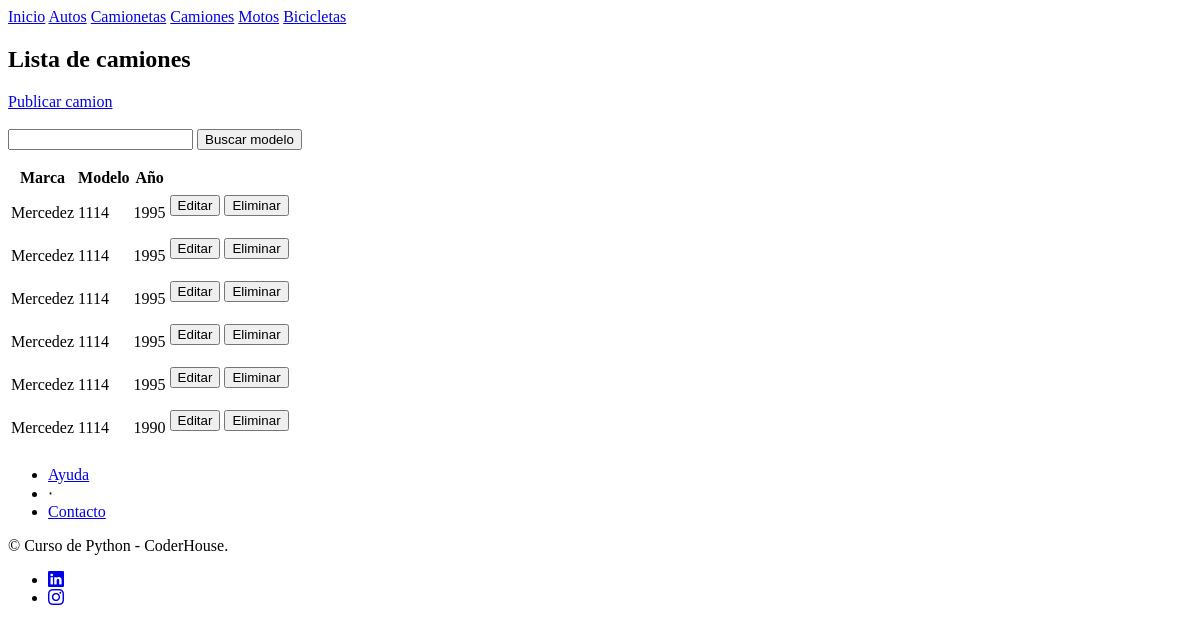
Before: /listados/lista_camiones/ with the older database file.
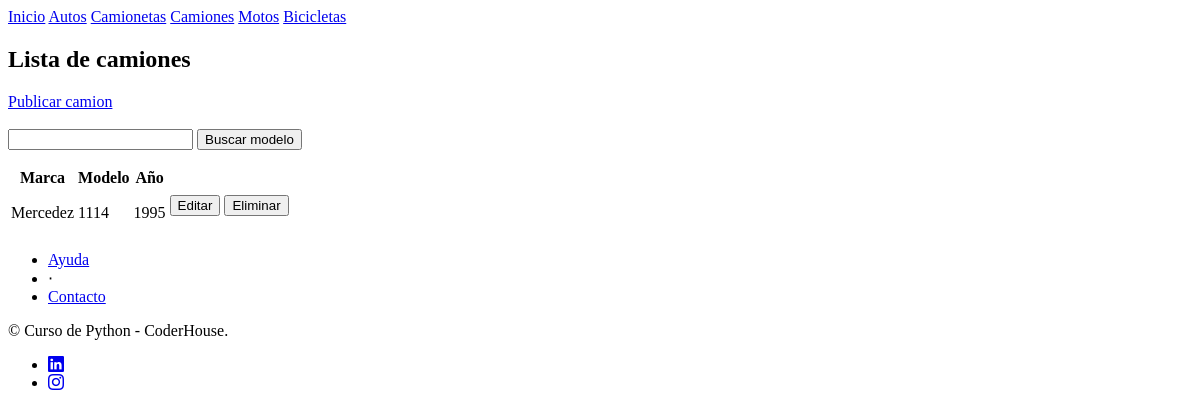
After: the same page with the newer database file.
### app_preentrega/models.py (models this page shows, shortened)
class Camiones (models.Model):
    marca = models.CharField(max_length=50)
    modelo = models.CharField(max_length=50)
    ano =models.CharField(max_length=4)
    color = models.CharField(max_length=15)
    equipamiento = models.CharField(max_length=100)
    descripcion = models.CharField(max_length=200)

### app_preentrega/views.py (the view)
# urls.py: path('lista_camiones/', lista_camiones, name="camiones"),
def lista_camiones(request): #esto renderiza una lista con el contexto que se le pase
    contexto = {
        "Camiones" : Camiones.objects.all()
    }
    http_response = render(
        request = request,
        template_name = 'pre_entrega/lista_camiones.html',
        context = contexto,
    )
    return http_response

### app_preentrega/templates/pre_entrega/lista_camiones.html (shortened to what this page needs)
{% extends "pre_entrega/base.html" %}
{% block contenido%}
<section>
    <div>
        <h1>Lista de camiones</h1>
        <a class="navbar-brand" href="{% url 'subir_camiones' %}"> Publicar camion </a>
        <br><br>
        <form action="{% url 'buscar_camiones' %}" method="POST">
            <input type="text" name="busqueda">
            <input type="submit" value="Buscar modelo">
        </form>
        <table class="table">
            <tbody>
                <tr>
                    <th> Marca </th>
                    <th> Modelo </th>
                    <th> Año </th>
                    <th>  </th>
                </tr>
                <tr>
                {% for camion in Camiones %}
                    <td> {{camion.marca}} </td>
                    <td> {{camion.modelo}} </td>
                    <td> {{camion.ano}} </td>
                    <td>
                        <form action="{% url 'editar_camiones' camion.id %}">
                            <input type="submit" value="Editar"/>
                        </form>
                    </td>
                    <td>
                        <form action="{% url 'eliminar_camiones' camion.id %}" method="POST">
                            <input type="submit" value="Eliminar"/>
                        </form>
                    </td>
                </tr>
                {% endfor %}
            </tbody>
        </table>
    </div>
</section>
{% endblock contenido%}

Changed rows visible on the page:
removed Camiones: marca "Mercedez", modelo "1114", ano "1995"
removed Camiones: marca "Mercedez", modelo "1114", ano "1995"
removed Camiones: marca "Mercedez", modelo "1114", ano "1995"
removed Camiones: marca "Mercedez", modelo "1114", ano "1995"
removed Camiones: marca "Mercedez", modelo "1114", ano "1990"
